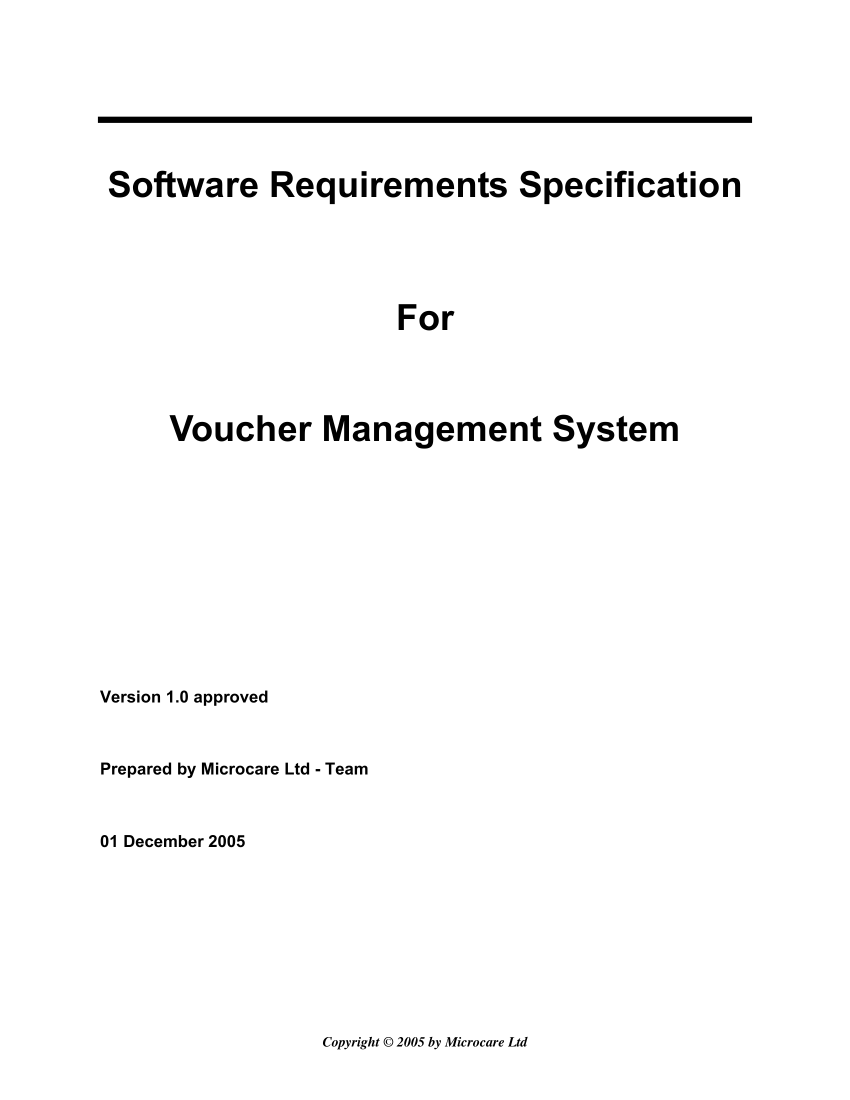
#> input picture data/images/microcare/1.png, 1700 x 2200 px, found by its file name (shown at 1/2 size)
$ python image_merge.py
#> lines starting #> are read from the running program, lines starting #| are printed output that depends on the picture
import os
import math
from pathlib import Path
from typing import List
from PIL import Image
from PIL import ImageDraw, ImageFont


# [104 lines left out: functions _split_ordered, build_composite_images, add_page_id_watermarks, not called in this run]

def merge_images(image_paths, output_path, max_size):
    """

    参数:
    image_paths (list): PNG图像文件路径列表
    output_path (str): 输出文件路径
    max_size (int): 最大文件大小

    返回:
    str: 输出文件路径
    """
#> called with output_path = '1.jpg', max_size = 3879731
    if not image_paths:
        raise ValueError("图像路径列表为空")

    # 读取所有图像并获取尺寸
    images = []
    sizes = []
    for path in image_paths:
        img = Image.open(path)
#> img is the input picture: PIL image 1700x2200 RGB; min 0, max 255, mean 249.5
        sizes.append(img.size)
        images.append(img)

    n = len(sizes)

    # 检查单个图像是否超过最大尺寸限制（65500像素）
    max_single_dim = max(max(w, h) for w, h in sizes)
    if max_single_dim > 65500:
        raise ValueError(f"单个图像尺寸({max_single_dim}px)超过Pillow最大限制(65500px)")

    # 计算横向/纵向布局的总尺寸
    total_width_horizontal = sum(w for w, h in sizes)
    total_height_horizontal = max(h for w, h in sizes)

    total_width_vertical = max(w for w, h in sizes)
    total_height_vertical = sum(h for w, h in sizes)

    # 检查横向/纵向布局是否有效
    valid_layouts = []

    # 横向布局
    if total_width_horizontal <= 65500 and total_height_horizontal <= 65500:
        valid_layouts.append(("horizontal", total_width_horizontal, total_height_horizontal))

    # 纵向布局
    if total_width_vertical <= 65500 and total_height_vertical <= 65500:
        valid_layouts.append(("vertical", total_width_vertical, total_height_vertical))

    # 网格布局（智能计算，避免超过65500）
    if n > 1:
        best_grid = None
        min_grid_size = float('inf')

        # 限制行数范围（避免计算量过大）
        max_rows = min(n, 100)
        for rows in range(1, max_rows + 1):
            cols = (n + rows - 1) // rows  # 向上取整

            # 计算网格布局的尺寸
            max_widths = [0] * cols
            max_heights = [0] * rows
            for idx in range(n):
                r = idx // cols
                c = idx % cols
                w, h = sizes[idx]
                if w > max_widths[c]:
                    max_widths[c] = w
                if h > max_heights[r]:
                    max_heights[r] = h

            total_width = sum(max_widths)
            total_height = sum(max_heights)

            # 检查尺寸限制
            if total_width <= 65500 and total_height <= 65500:
                # 选择总尺寸最小的网格
                grid_size = total_width * total_height
                if grid_size < min_grid_size:
                    min_grid_size = grid_size
                    best_grid = (rows, cols, total_width, total_height)

        if best_grid:
            valid_layouts.append(("grid", best_grid[2], best_grid[3], best_grid[0], best_grid[1]))

    # 检查是否有有效布局
    if not valid_layouts:
        raise ValueError(f"所有布局都超过65500像素限制（最大尺寸限制65500x65500）")

    # 选择总尺寸最小的布局
    valid_layouts.sort(key=lambda x: x[1] * x[2])
    layout_type, total_width, total_height, *extra = valid_layouts[0]

    # 创建新图像（白色背景）
    merged = Image.new('RGB', (total_width, total_height), color=(255, 255, 255))
#> merged: PIL image 54400x2200 RGB; every value is 255

    # 根据布局类型合并图像
    if layout_type == "horizontal":
        x_offset = 0
        max_height = total_height
        for img, (w, h) in zip(images, sizes):
            # 居中对齐
            y_offset = (max_height - h) // 2
            merged.paste(img, (x_offset, y_offset))
            x_offset += w
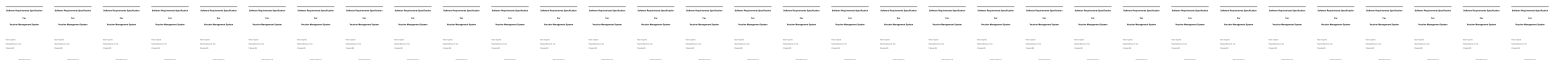
#> merged: PIL image 54400x2200 RGB (shown at 1/35 size); min 0, max 255, mean 249.5

    elif layout_type == "vertical":
        y_offset = 0
        max_width = total_width
        for img, (w, h) in zip(images, sizes):
            # 居中对齐
            x_offset = (max_width - w) // 2
            merged.paste(img, (x_offset, y_offset))
            y_offset += h

    elif layout_type == "grid":
        rows, cols = extra[0], extra[1]
        max_widths = [0] * cols
        max_heights = [0] * rows
        for idx in range(n):
            r = idx // cols
            c = idx % cols
            w, h = sizes[idx]
            if w > max_widths[c]:
                max_widths[c] = w
            if h > max_heights[r]:
                max_heights[r] = h

        x_offset = 0
        for c in range(cols):
            y_offset = 0
            for r in range(rows):
                idx = r * cols + c
                if idx >= n:
                    break
                w, h = sizes[idx]
                # 居中对齐
                x_pos = x_offset + (max_widths[c] - w) // 2
                y_pos = y_offset + (max_heights[r] - h) // 2
                merged.paste(images[idx], (x_pos, y_pos))
                y_offset += max_heights[r]
            x_offset += max_widths[c]

    # 调整JPEG质量直到满足大小限制
    quality = 95
    while quality >= 0:
        # 临时保存用于检查大小
        temp_path = "temp_merged.jpg"
        merged.save(temp_path, "JPEG", quality=quality)
        file_size = os.path.getsize(temp_path)

        if file_size <= max_size:
            # 保存最终结果
            merged.save(output_path, "JPEG", quality=quality)
            return output_path
        else:
            quality -= 5
            if quality < 0:
                break

    # 如果所有质量都超过大小限制
    raise ValueError(f"无法将图像合并到{max_size/1024/1024:.2f}MB以内（即使quality=0也超过）")


# [26 lines left out: function split_list_into_5_ordered, not called in this run]

# 示例用法：
if __name__ == "__main__":
    img_paths = ["/home/gpu/dzy/M3-CaseRAG/experiment_multiHop/MMLongBench-Doc/documents/0b85477387a9d0cc33fca0f4becaa0e5/1.png","/home/gpu/dzy/M3-CaseRAG/experiment_multiHop/MMLongBench-Doc/documents/0b85477387a9d0cc33fca0f4becaa0e5/1.png","/home/gpu/dzy/M3-CaseRAG/experiment_multiHop/MMLongBench-Doc/documents/0b85477387a9d0cc33fca0f4becaa0e5/1.png","/home/gpu/dzy/M3-CaseRAG/experiment_multiHop/MMLongBench-Doc/documents/0b85477387a9d0cc33fca0f4becaa0e5/1.png","/home/gpu/dzy/M3-CaseRAG/experiment_multiHop/MMLongBench-Doc/documents/0b85477387a9d0cc33fca0f4becaa0e5/1.png","/home/gpu/dzy/M3-CaseRAG/experiment_multiHop/MMLongBench-Doc/documents/0b85477387a9d0cc33fca0f4becaa0e5/1.png","/home/gpu/dzy/M3-CaseRAG/experiment_multiHop/MMLongBench-Doc/documents/0b85477387a9d0cc33fca0f4becaa0e5/1.png","/home/gpu/dzy/M3-CaseRAG/experiment_multiHop/MMLongBench-Doc/documents/0b85477387a9d0cc33fca0f4becaa0e5/1.png","/home/gpu/dzy/M3-CaseRAG/experiment_multiHop/MMLongBench-Doc/documents/0b85477387a9d0cc33fca0f4becaa0e5/1.png","/home/gpu/dzy/M3-CaseRAG/experiment_multiHop/MMLongBench-Doc/documents/0b85477387a9d0cc33fca0f4becaa0e5/1.png","/home/gpu/dzy/M3-CaseRAG/experiment_multiHop/MMLongBench-Doc/documents/0b85477387a9d0cc33fca0f4becaa0e5/1.png","/home/gpu/dzy/M3-CaseRAG/experiment_multiHop/MMLongBench-Doc/documents/0b85477387a9d0cc33fca0f4becaa0e5/1.png","/home/gpu/dzy/M3-CaseRAG/experiment_multiHop/MMLongBench-Doc/documents/0b85477387a9d0cc33fca0f4becaa0e5/1.png","/home/gpu/dzy/M3-CaseRAG/experiment_multiHop/MMLongBench-Doc/documents/0b85477387a9d0cc33fca0f4becaa0e5/1.png","/home/gpu/dzy/M3-CaseRAG/experiment_multiHop/MMLongBench-Doc/documents/0b85477387a9d0cc33fca0f4becaa0e5/1.png","/home/gpu/dzy/M3-CaseRAG/experiment_multiHop/MMLongBench-Doc/documents/0b85477387a9d0cc33fca0f4becaa0e5/1.png","/home/gpu/dzy/M3-CaseRAG/experiment_multiHop/MMLongBench-Doc/documents/0b85477387a9d0cc33fca0f4becaa0e5/1.png","/home/gpu/dzy/M3-CaseRAG/experiment_multiHop/MMLongBench-Doc/documents/0b85477387a9d0cc33fca0f4becaa0e5/1.png","/home/gpu/dzy/M3-CaseRAG/experiment_multiHop/MMLongBench-Doc/documents/0b85477387a9d0cc33fca0f4becaa0e5/1.png","/home/gpu/dzy/M3-CaseRAG/experiment_multiHop/MMLongBench-Doc/documents/0b85477387a9d0cc33fca0f4becaa0e5/1.png","/home/gpu/dzy/M3-CaseRAG/experiment_multiHop/MMLongBench-Doc/documents/0b85477387a9d0cc33fca0f4becaa0e5/1.png","/home/gpu/dzy/M3-CaseRAG/experiment_multiHop/MMLongBench-Doc/documents/0b85477387a9d0cc33fca0f4becaa0e5/1.png","/home/gpu/dzy/M3-CaseRAG/experiment_multiHop/MMLongBench-Doc/documents/0b85477387a9d0cc33fca0f4becaa0e5/1.png","/home/gpu/dzy/M3-CaseRAG/experiment_multiHop/MMLongBench-Doc/documents/0b85477387a9d0cc33fca0f4becaa0e5/1.png","/home/gpu/dzy/M3-CaseRAG/experiment_multiHop/MMLongBench-Doc/documents/0b85477387a9d0cc33fca0f4becaa0e5/1.png","/home/gpu/dzy/M3-CaseRAG/experiment_multiHop/MMLongBench-Doc/documents/0b85477387a9d0cc33fca0f4becaa0e5/1.png","/home/gpu/dzy/M3-CaseRAG/experiment_multiHop/MMLongBench-Doc/documents/0b85477387a9d0cc33fca0f4becaa0e5/1.png","/home/gpu/dzy/M3-CaseRAG/experiment_multiHop/MMLongBench-Doc/documents/0b85477387a9d0cc33fca0f4becaa0e5/1.png","/home/gpu/dzy/M3-CaseRAG/experiment_multiHop/MMLongBench-Doc/documents/0b85477387a9d0cc33fca0f4becaa0e5/1.png","/home/gpu/dzy/M3-CaseRAG/experiment_multiHop/MMLongBench-Doc/documents/0b85477387a9d0cc33fca0f4becaa0e5/1.png","/home/gpu/dzy/M3-CaseRAG/experiment_multiHop/MMLongBench-Doc/documents/0b85477387a9d0cc33fca0f4becaa0e5/1.png","/home/gpu/dzy/M3-CaseRAG/experiment_multiHop/MMLongBench-Doc/documents/0b85477387a9d0cc33fca0f4becaa0e5/1.png"]
    try:
        output = merge_images(img_paths,"1.jpg",3879731)
        print(output)
    except Exception as e:
        print(f"错误: {str(e)}")
